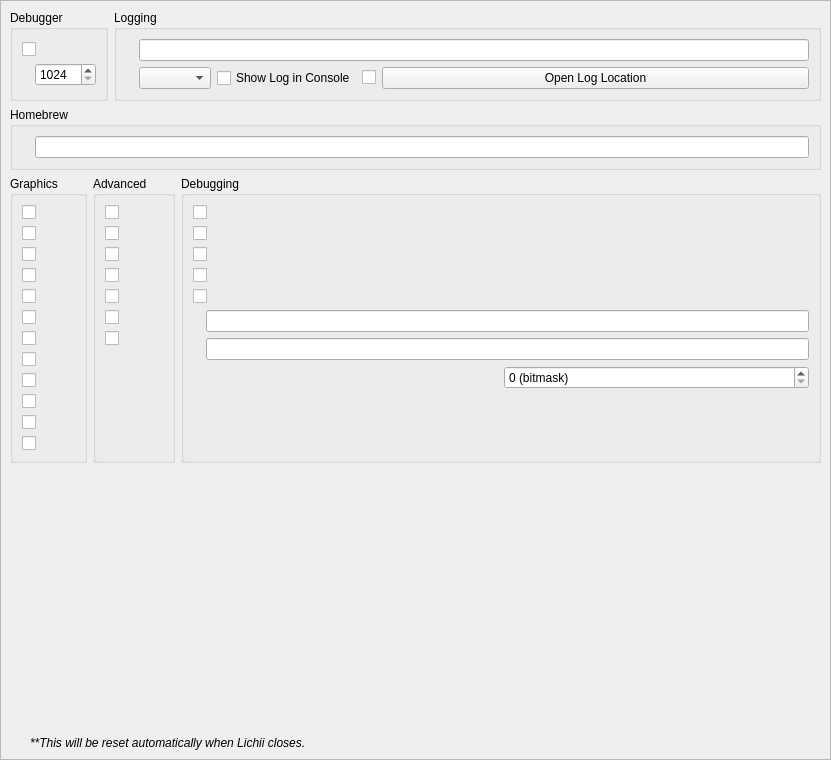
<?xml version="1.0" encoding="UTF-8"?>
<ui version="4.0">
 <class>ConfigureDebug</class>
 <widget class="QScrollArea" name="ConfigureDebug">
  <property name="geometry">
   <rect>
    <x>0</x>
    <y>0</y>
    <width>831</width>
    <height>760</height>
   </rect>
  </property>
  <property name="widgetResizable">
   <bool>true</bool>
  </property>
  <widget class="QWidget" name="widget">
   <property name="geometry">
    <rect>
     <x>0</x>
     <y>0</y>
     <width>829</width>
     <height>758</height>
    </rect>
   </property>
   <layout class="QVBoxLayout" name="verticalLayout_1">
    <item>
     <layout class="QHBoxLayout" name="horizontalLayout">
      <property name="topMargin">
       <number>0</number>
      </property>
      <item>
       <widget class="QGroupBox" name="groupBox">
        <property name="sizePolicy">
         <sizepolicy hsizetype="Preferred" vsizetype="Preferred">
          <horstretch>0</horstretch>
          <verstretch>0</verstretch>
         </sizepolicy>
        </property>
        <property name="title">
         <string>Debugger</string>
        </property>
        <property name="alignment">
         <set>Qt::AlignmentFlag::AlignLeading|Qt::AlignmentFlag::AlignLeft|Qt::AlignmentFlag::AlignTop</set>
        </property>
        <property name="flat">
         <bool>false</bool>
        </property>
        <property name="checkable">
         <bool>false</bool>
        </property>
        <layout class="QVBoxLayout" name="verticalLayout_3">
         <item>
          <widget class="QWidget" name="debug_widget" native="true">
           <property name="sizePolicy">
            <sizepolicy hsizetype="Preferred" vsizetype="Maximum">
             <horstretch>0</horstretch>
             <verstretch>0</verstretch>
            </sizepolicy>
           </property>
           <layout class="QVBoxLayout" name="verticalLayout">
            <property name="sizeConstraint">
             <enum>QLayout::SizeConstraint::SetDefaultConstraint</enum>
            </property>
            <property name="leftMargin">
             <number>0</number>
            </property>
            <property name="topMargin">
             <number>0</number>
            </property>
            <property name="rightMargin">
             <number>0</number>
            </property>
            <property name="bottomMargin">
             <number>0</number>
            </property>
            <item>
             <widget class="QCheckBox" name="toggle_gdbstub">
              <property name="sizePolicy">
               <sizepolicy hsizetype="Maximum" vsizetype="Maximum">
                <horstretch>0</horstretch>
                <verstretch>0</verstretch>
               </sizepolicy>
              </property>
              <property name="catalogueKey" stdset="0">
               <string notr="true">use_gdbstub</string>
              </property>
             </widget>
            </item>
            <item>
             <widget class="QWidget" name="horizontalWidget_3" native="true">
              <property name="sizePolicy">
               <sizepolicy hsizetype="Preferred" vsizetype="Maximum">
                <horstretch>0</horstretch>
                <verstretch>0</verstretch>
               </sizepolicy>
              </property>
              <layout class="QHBoxLayout" name="horizontalLayout_3">
               <property name="leftMargin">
                <number>0</number>
               </property>
               <property name="topMargin">
                <number>0</number>
               </property>
               <property name="rightMargin">
                <number>0</number>
               </property>
               <property name="bottomMargin">
                <number>0</number>
               </property>
               <item>
                <widget class="QLabel" name="label_11">
                 <property name="sizePolicy">
                  <sizepolicy hsizetype="Minimum" vsizetype="Maximum">
                   <horstretch>0</horstretch>
                   <verstretch>0</verstretch>
                  </sizepolicy>
                 </property>
                 <property name="catalogueKey" stdset="0">
                  <string notr="true">gdbstub_port</string>
                 </property>
                </widget>
               </item>
               <item>
                <widget class="QSpinBox" name="gdbport_spinbox">
                 <property name="sizePolicy">
                  <sizepolicy hsizetype="Preferred" vsizetype="Maximum">
                   <horstretch>0</horstretch>
                   <verstretch>0</verstretch>
                  </sizepolicy>
                 </property>
                 <property name="minimum">
                  <number>1024</number>
                 </property>
                 <property name="maximum">
                  <number>65535</number>
                 </property>
                </widget>
               </item>
              </layout>
             </widget>
            </item>
           </layout>
          </widget>
         </item>
        </layout>
       </widget>
      </item>
      <item>
       <widget class="QGroupBox" name="groupBox_2">
        <property name="sizePolicy">
         <sizepolicy hsizetype="Expanding" vsizetype="Preferred">
          <horstretch>0</horstretch>
          <verstretch>0</verstretch>
         </sizepolicy>
        </property>
        <property name="title">
         <string>Logging</string>
        </property>
        <layout class="QGridLayout" name="gridLayout_1">
         <item row="0" column="0" colspan="4">
          <widget class="QWidget" name="logging_widget" native="true">
           <property name="sizePolicy">
            <sizepolicy hsizetype="Preferred" vsizetype="Maximum">
             <horstretch>0</horstretch>
             <verstretch>0</verstretch>
            </sizepolicy>
           </property>
           <layout class="QHBoxLayout" name="horizontalLayout_1">
            <property name="leftMargin">
             <number>0</number>
            </property>
            <property name="topMargin">
             <number>0</number>
            </property>
            <property name="rightMargin">
             <number>0</number>
            </property>
            <property name="bottomMargin">
             <number>0</number>
            </property>
            <item>
             <widget class="QLabel" name="label_1">
              <property name="sizePolicy">
               <sizepolicy hsizetype="Preferred" vsizetype="Preferred">
                <horstretch>0</horstretch>
                <verstretch>0</verstretch>
               </sizepolicy>
              </property>
              <property name="catalogueKey" stdset="0">
               <string notr="true">log_filter</string>
              </property>
             </widget>
            </item>
            <item>
             <widget class="QLineEdit" name="log_filter_edit"/>
            </item>
           </layout>
          </widget>
         </item>
         <item row="1" column="0">
          <widget class="QWidget" name="gpu_log_level_widget" native="true">
           <property name="sizePolicy">
            <sizepolicy hsizetype="Preferred" vsizetype="Maximum">
             <horstretch>0</horstretch>
             <verstretch>0</verstretch>
            </sizepolicy>
           </property>
           <layout class="QHBoxLayout" name="gpu_log_level_layout">
            <property name="leftMargin">
             <number>0</number>
            </property>
            <property name="topMargin">
             <number>0</number>
            </property>
            <property name="rightMargin">
             <number>0</number>
            </property>
            <property name="bottomMargin">
             <number>0</number>
            </property>
            <item>
             <widget class="QLabel" name="gpu_log_level_label">
              <property name="catalogueKey" stdset="0">
               <string notr="true">gpu_log_level</string>
              </property>
             </widget>
            </item>
            <item>
             <widget class="QComboBox" name="gpu_log_level">
              <property name="catalogueKey" stdset="0">
               <string notr="true">gpu_log_level</string>
              </property>
             </widget>
            </item>
           </layout>
          </widget>
         </item>
         <item row="1" column="1">
          <widget class="QCheckBox" name="toggle_console">
           <property name="text">
            <string>Show Log in Console</string>
           </property>
          </widget>
         </item>
         <item row="1" column="2">
          <widget class="QCheckBox" name="extended_logging">
           <property name="enabled">
            <bool>true</bool>
           </property>
           <property name="catalogueKey" stdset="0">
            <string notr="true">extended_logging</string>
           </property>
          </widget>
         </item>
         <item row="1" column="3">
          <widget class="QPushButton" name="open_log_button">
           <property name="sizePolicy">
            <sizepolicy hsizetype="Expanding" vsizetype="Maximum">
             <horstretch>1</horstretch>
             <verstretch>0</verstretch>
            </sizepolicy>
           </property>
           <property name="minimumSize">
            <size>
             <width>250</width>
             <height>0</height>
            </size>
           </property>
           <property name="text">
            <string>Open Log Location</string>
           </property>
          </widget>
         </item>
        </layout>
       </widget>
      </item>
     </layout>
    </item>
    <item>
     <widget class="QGroupBox" name="groupBox_3">
      <property name="title">
       <string>Homebrew</string>
      </property>
      <layout class="QVBoxLayout" name="verticalLayout_5">
       <item>
        <layout class="QHBoxLayout" name="horizontalLayout_4">
         <item>
          <widget class="QLabel" name="label_3">
           <property name="catalogueKey" stdset="0">
            <string notr="true">program_args</string>
           </property>
          </widget>
         </item>
         <item>
          <widget class="QLineEdit" name="homebrew_args_edit"/>
         </item>
        </layout>
       </item>
      </layout>
     </widget>
    </item>
    <item>
     <layout class="QHBoxLayout" name="horizontalLayout_2">
      <item>
       <widget class="QGroupBox" name="groupBox_4">
        <property name="title">
         <string>Graphics</string>
        </property>
        <layout class="QGridLayout" name="gridLayout_2">
         <item row="4" column="0">
          <widget class="QCheckBox" name="disable_loop_safety_checks">
           <property name="catalogueKey" stdset="0">
            <string notr="true">disable_shader_loop_safety_checks</string>
           </property>
          </widget>
         </item>
         <item row="9" column="0">
          <widget class="QCheckBox" name="dump_macros">
           <property name="enabled">
            <bool>true</bool>
           </property>
           <property name="catalogueKey" stdset="0">
            <string notr="true">dump_macros</string>
           </property>
          </widget>
         </item>
         <item row="3" column="0">
          <widget class="QCheckBox" name="enable_nsight_aftermath">
           <property name="catalogueKey" stdset="0">
            <string notr="true">nsight_aftermath</string>
           </property>
          </widget>
         </item>
         <item row="6" column="0">
          <widget class="QCheckBox" name="dump_guest_shaders">
           <property name="enabled">
            <bool>true</bool>
           </property>
           <property name="catalogueKey" stdset="0">
            <string notr="true">dump_guest_shaders</string>
           </property>
          </widget>
         </item>
         <item row="1" column="0">
          <widget class="QCheckBox" name="enable_renderdoc_hotkey">
           <property name="catalogueKey" stdset="0">
            <string notr="true">renderdoc_hotkey</string>
           </property>
          </widget>
         </item>
         <item row="8" column="0">
          <widget class="QCheckBox" name="disable_macro_jit">
           <property name="enabled">
            <bool>true</bool>
           </property>
           <property name="catalogueKey" stdset="0">
            <string notr="true">disable_macro_jit</string>
           </property>
          </widget>
         </item>
         <item row="10" column="0">
          <widget class="QCheckBox" name="disable_macro_hle">
           <property name="enabled">
            <bool>true</bool>
           </property>
           <property name="catalogueKey" stdset="0">
            <string notr="true">disable_macro_hle</string>
           </property>
          </widget>
         </item>
         <item row="0" column="0">
          <widget class="QCheckBox" name="enable_graphics_debugging">
           <property name="enabled">
            <bool>true</bool>
           </property>
           <property name="catalogueKey" stdset="0">
            <string notr="true">debug</string>
           </property>
          </widget>
         </item>
         <item row="11" column="0">
          <widget class="QCheckBox" name="frame_gen_dump_flow">
           <property name="catalogueKey" stdset="0">
            <string notr="true">frame_gen_dump_flow</string>
           </property>
          </widget>
         </item>
         <item row="12" column="0">
          <spacer name="verticalSpacer_5">
           <property name="orientation">
            <enum>Qt::Orientation::Vertical</enum>
           </property>
           <property name="sizeType">
            <enum>QSizePolicy::Policy::Preferred</enum>
           </property>
           <property name="sizeHint" stdset="0">
            <size>
             <width>20</width>
             <height>0</height>
            </size>
           </property>
          </spacer>
         </item>
         <item row="2" column="0">
          <widget class="QCheckBox" name="enable_shader_feedback">
           <property name="catalogueKey" stdset="0">
            <string notr="true">shader_feedback</string>
           </property>
          </widget>
         </item>
         <item row="5" column="0">
          <widget class="QCheckBox" name="disable_buffer_reorder">
           <property name="catalogueKey" stdset="0">
            <string notr="true">disable_buffer_reorder</string>
           </property>
          </widget>
         </item>
         <item row="7" column="0">
          <widget class="QCheckBox" name="gpu_log_shader_dumps">
           <property name="catalogueKey" stdset="0">
            <string notr="true">gpu_log_shader_dumps</string>
           </property>
          </widget>
         </item>
        </layout>
       </widget>
      </item>
      <item>
       <widget class="QGroupBox" name="groupBox_6">
        <property name="title">
         <string>Advanced</string>
        </property>
        <layout class="QGridLayout" name="gridLayout_4">
         <item row="3" column="0">
          <widget class="QCheckBox" name="perform_vulkan_check">
           <property name="catalogueKey" stdset="0">
            <string notr="true">perform_vulkan_check</string>
           </property>
          </widget>
         </item>
         <item row="4" column="0">
          <widget class="QCheckBox" name="disable_web_applet">
           <property name="catalogueKey" stdset="0">
            <string notr="true">disable_web_applet</string>
           </property>
          </widget>
         </item>
         <item row="5" column="0">
          <widget class="QCheckBox" name="enable_all_controllers">
           <property name="catalogueKey" stdset="0">
            <string notr="true">enable_all_controllers</string>
           </property>
          </widget>
         </item>
         <item row="6" column="0">
          <widget class="QCheckBox" name="use_auto_stub">
           <property name="catalogueKey" stdset="0">
            <string notr="true">use_auto_stub</string>
           </property>
          </widget>
         </item>
         <item row="0" column="0">
          <widget class="QCheckBox" name="quest_flag">
           <property name="catalogueKey" stdset="0">
            <string notr="true">quest_flag</string>
           </property>
          </widget>
         </item>
         <item row="1" column="0">
          <widget class="QCheckBox" name="use_dev_keys">
           <property name="catalogueKey" stdset="0">
            <string notr="true">use_dev_keys</string>
           </property>
          </widget>
         </item>
         <item row="2" column="0">
          <widget class="QCheckBox" name="use_debug_asserts">
           <property name="catalogueKey" stdset="0">
            <string notr="true">use_debug_asserts</string>
           </property>
          </widget>
         </item>
         <item row="7" column="0">
          <spacer name="verticalSpacer_4">
           <property name="orientation">
            <enum>Qt::Orientation::Vertical</enum>
           </property>
           <property name="sizeType">
            <enum>QSizePolicy::Policy::Expanding</enum>
           </property>
           <property name="sizeHint" stdset="0">
            <size>
             <width>20</width>
             <height>0</height>
            </size>
           </property>
          </spacer>
         </item>
        </layout>
       </widget>
      </item>
      <item>
       <widget class="QGroupBox" name="groupBox_5">
        <property name="title">
         <string>Debugging</string>
        </property>
        <layout class="QGridLayout" name="gridLayout_3">
         <item row="6" column="0">
          <widget class="QWidget" name="serial_battery_widget" native="true">
           <property name="sizePolicy">
            <sizepolicy hsizetype="Preferred" vsizetype="Maximum">
             <horstretch>0</horstretch>
             <verstretch>0</verstretch>
            </sizepolicy>
           </property>
           <layout class="QHBoxLayout" name="horizontalLayout_11">
            <property name="leftMargin">
             <number>0</number>
            </property>
            <property name="topMargin">
             <number>0</number>
            </property>
            <property name="rightMargin">
             <number>0</number>
            </property>
            <property name="bottomMargin">
             <number>0</number>
            </property>
            <item>
             <widget class="QLabel" name="label_12">
              <property name="sizePolicy">
               <sizepolicy hsizetype="Preferred" vsizetype="Preferred">
                <horstretch>0</horstretch>
                <verstretch>0</verstretch>
               </sizepolicy>
              </property>
              <property name="catalogueKey" stdset="0">
               <string notr="true">serial_battery</string>
              </property>
             </widget>
            </item>
            <item>
             <widget class="QLineEdit" name="serial_battery_edit"/>
            </item>
           </layout>
          </widget>
         </item>
         <item row="8" column="0">
          <widget class="QWidget" name="debug_knobs_widget" native="true">
           <property name="sizePolicy">
            <sizepolicy hsizetype="Preferred" vsizetype="Maximum">
             <horstretch>0</horstretch>
             <verstretch>0</verstretch>
            </sizepolicy>
           </property>
           <layout class="QHBoxLayout" name="horizontalLayout_debug_knobs">
            <property name="leftMargin">
             <number>0</number>
            </property>
            <property name="topMargin">
             <number>0</number>
            </property>
            <property name="rightMargin">
             <number>0</number>
            </property>
            <property name="bottomMargin">
             <number>0</number>
            </property>
            <item>
             <widget class="QLabel" name="label_debug_knobs">
              <property name="sizePolicy">
               <sizepolicy hsizetype="Preferred" vsizetype="Preferred">
                <horstretch>0</horstretch>
                <verstretch>0</verstretch>
               </sizepolicy>
              </property>
              <property name="catalogueKey" stdset="0">
               <string notr="true">debug_knobs</string>
              </property>
             </widget>
            </item>
            <item>
             <widget class="QSpinBox" name="debug_knobs_spinbox">
              <property name="minimum">
               <number>0</number>
              </property>
              <property name="maximum">
               <number>65535</number>
              </property>
              <property name="statusTip">
               <string>Set debug knobs (bitmask)</string>
              </property>
              <property name="whatsThis">
               <string>16-bit debug knob set for quick development toggles</string>
              </property>
              <property name="suffix">
               <string> (bitmask)</string>
              </property>
              <property name="catalogueKey" stdset="0">
               <string notr="true">debug_knobs</string>
              </property>
             </widget>
            </item>
           </layout>
          </widget>
         </item>
         <item row="7" column="0">
          <widget class="QWidget" name="serial_board_widget" native="true">
           <property name="sizePolicy">
            <sizepolicy hsizetype="Preferred" vsizetype="Maximum">
             <horstretch>0</horstretch>
             <verstretch>0</verstretch>
            </sizepolicy>
           </property>
           <layout class="QHBoxLayout" name="horizontalLayout_12">
            <property name="leftMargin">
             <number>0</number>
            </property>
            <property name="topMargin">
             <number>0</number>
            </property>
            <property name="rightMargin">
             <number>0</number>
            </property>
            <property name="bottomMargin">
             <number>0</number>
            </property>
            <item>
             <widget class="QLabel" name="label_13">
              <property name="sizePolicy">
               <sizepolicy hsizetype="Preferred" vsizetype="Preferred">
                <horstretch>0</horstretch>
                <verstretch>0</verstretch>
               </sizepolicy>
              </property>
              <property name="catalogueKey" stdset="0">
               <string notr="true">serial_unit</string>
              </property>
             </widget>
            </item>
            <item>
             <widget class="QLineEdit" name="serial_board_edit"/>
            </item>
           </layout>
          </widget>
         </item>
         <item row="20" column="0">
          <spacer name="verticalSpacer_3">
           <property name="orientation">
            <enum>Qt::Orientation::Vertical</enum>
           </property>
           <property name="sizeType">
            <enum>QSizePolicy::Policy::Expanding</enum>
           </property>
           <property name="sizeHint" stdset="0">
            <size>
             <width>20</width>
             <height>0</height>
            </size>
           </property>
          </spacer>
         </item>
         <item row="1" column="0">
          <widget class="QCheckBox" name="dump_audio_commands">
           <property name="catalogueKey" stdset="0">
            <string notr="true">dump_audio_commands</string>
           </property>
          </widget>
         </item>
         <item row="2" column="0">
          <widget class="QCheckBox" name="flush_line">
           <property name="catalogueKey" stdset="0">
            <string notr="true">flush_line</string>
           </property>
          </widget>
         </item>
         <item row="3" column="0">
          <widget class="QCheckBox" name="fs_access_log">
           <property name="catalogueKey" stdset="0">
            <string notr="true">enable_fs_access_log</string>
           </property>
          </widget>
         </item>
         <item row="4" column="0">
          <widget class="QCheckBox" name="reporting_services">
           <property name="catalogueKey" stdset="0">
            <string notr="true">reporting_services</string>
           </property>
          </widget>
         </item>
         <item row="5" column="0">
          <widget class="QCheckBox" name="censor_username">
           <property name="catalogueKey" stdset="0">
            <string notr="true">censor_username</string>
           </property>
          </widget>
         </item>
        </layout>
       </widget>
      </item>
     </layout>
    </item>
    <item>
     <spacer name="verticalSpacer">
      <property name="orientation">
       <enum>Qt::Orientation::Vertical</enum>
      </property>
      <property name="sizeHint" stdset="0">
       <size>
        <width>20</width>
        <height>0</height>
       </size>
      </property>
     </spacer>
    </item>
    <item>
     <widget class="QLabel" name="label_5">
      <property name="sizePolicy">
       <sizepolicy hsizetype="Expanding" vsizetype="Preferred">
        <horstretch>0</horstretch>
        <verstretch>0</verstretch>
       </sizepolicy>
      </property>
      <property name="font">
       <font>
        <italic>true</italic>
       </font>
      </property>
      <property name="text">
    <string>**This will be reset automatically when Lichii closes.</string>
      </property>
      <property name="indent">
       <number>20</number>
      </property>
     </widget>
    </item>
   </layout>
  </widget>
 </widget>
 <tabstops>
  <tabstop>log_filter_edit</tabstop>
  <tabstop>toggle_console</tabstop>
  <tabstop>extended_logging</tabstop>
  <tabstop>open_log_button</tabstop>
  <tabstop>homebrew_args_edit</tabstop>
  <tabstop>enable_graphics_debugging</tabstop>
  <tabstop>enable_shader_feedback</tabstop>
  <tabstop>enable_nsight_aftermath</tabstop>
  <tabstop>fs_access_log</tabstop>
  <tabstop>reporting_services</tabstop>
  <tabstop>quest_flag</tabstop>
  <tabstop>use_debug_asserts</tabstop>
 </tabstops>
 <resources/>
 <connections/>
</ui>
